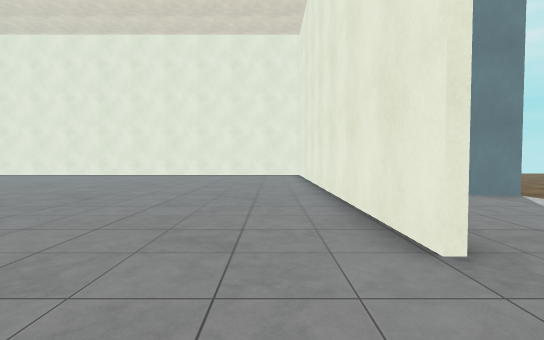
view 1 (above)

24 first-person views from a walk through a level from a Godot 3-D game. The camera is 1.4 m above the floor, tilts 2° down and sees 85° across. The floor is counted in squares, 1.76 m on a side. Each view is taken from the middle of a square. On the plan, view 1 faces up. The plan holds only what a view shows up to about 10 squares ahead; the rest is blank. The place goes on beyond the plan. Some surface patterns are stand-ins.

view 2
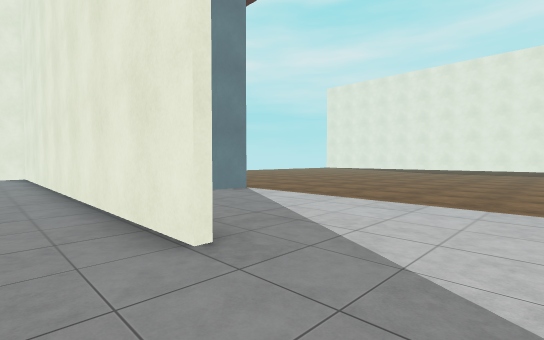

view 3
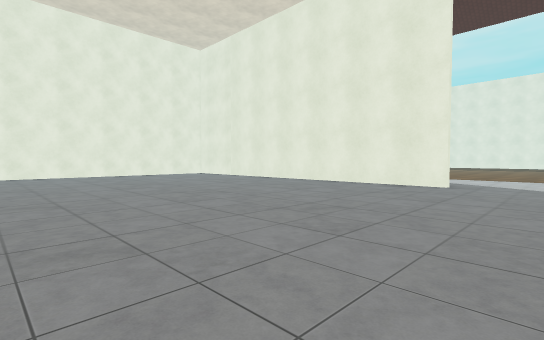

view 4
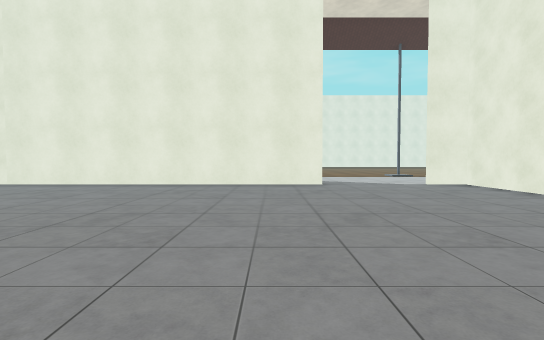

view 5
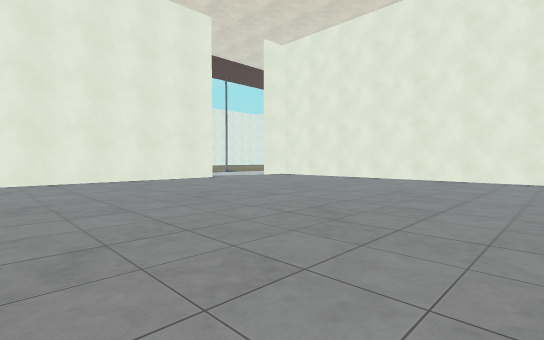

view 6
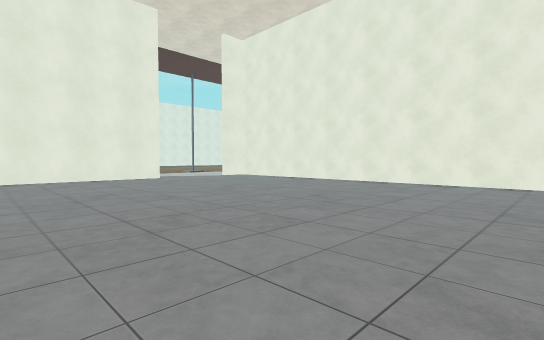

view 7
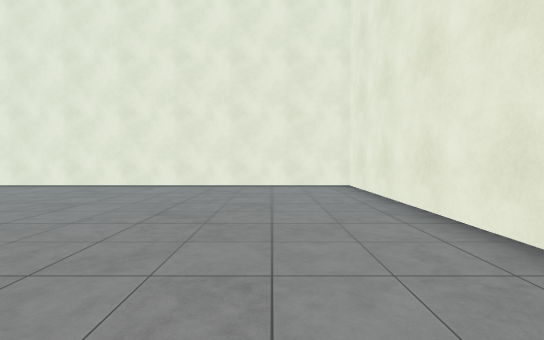

view 8
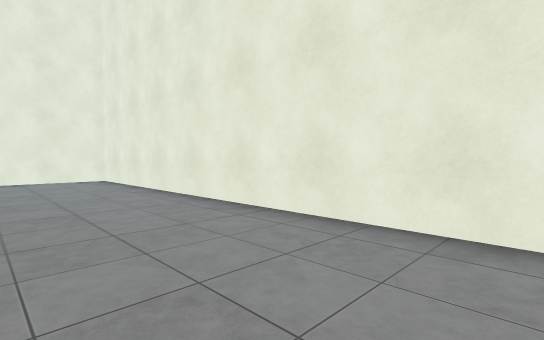

view 9
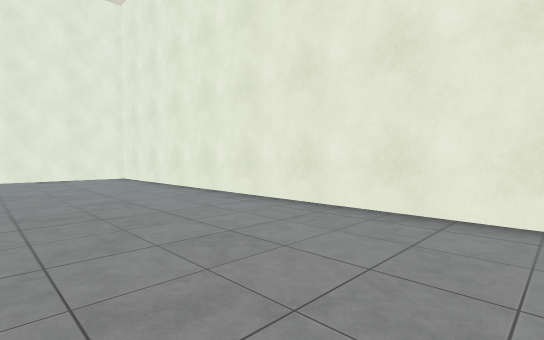

view 10
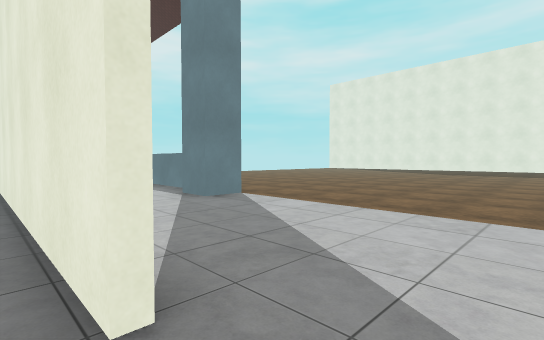

view 11
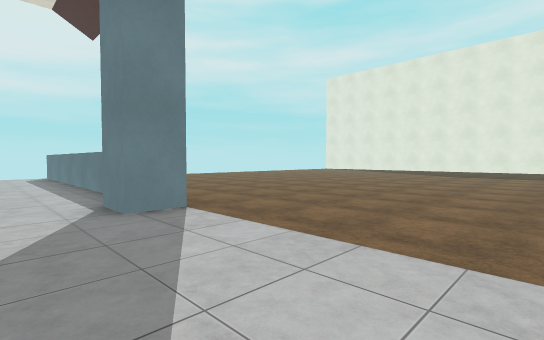

view 12
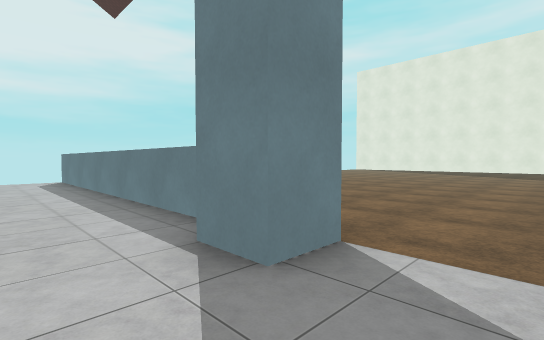

view 13
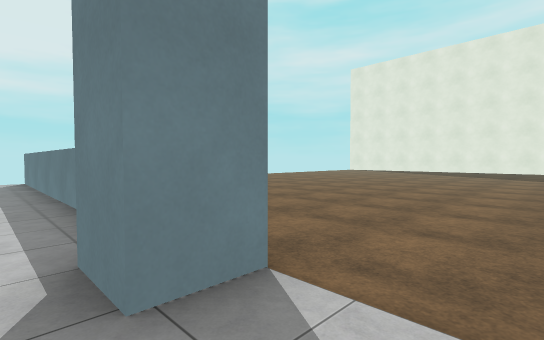

view 14
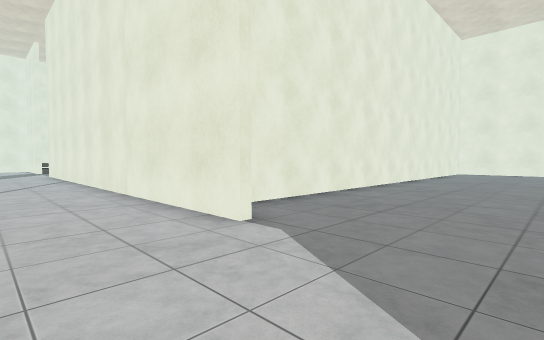

view 15
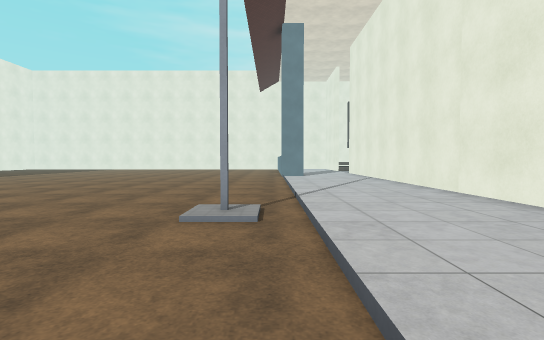

view 16
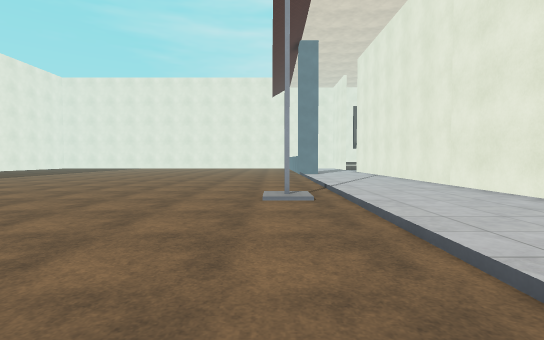

view 17
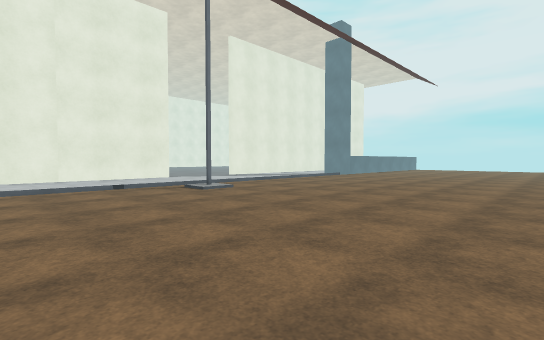

view 18
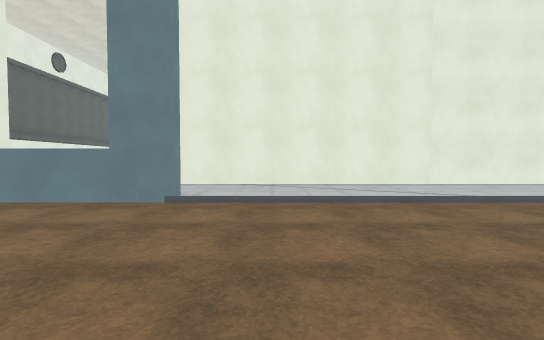

view 19
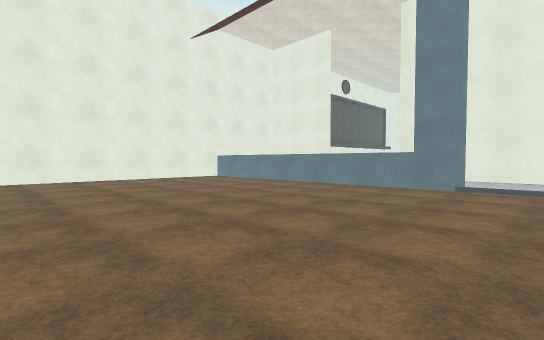

view 20
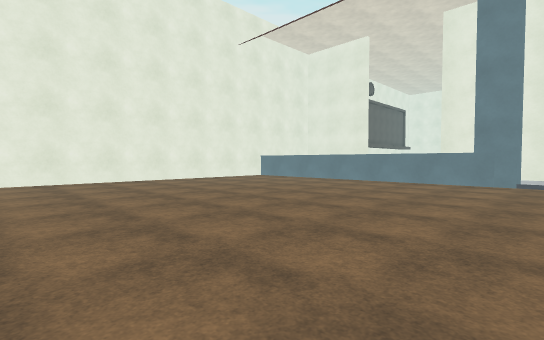

view 21
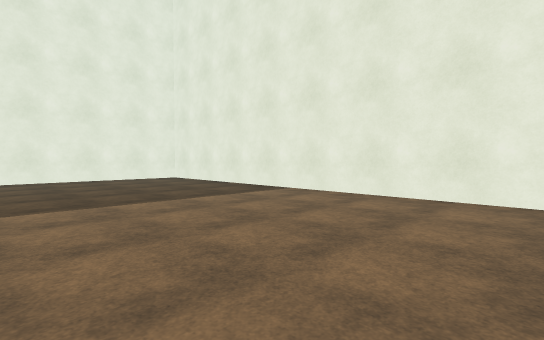

view 22
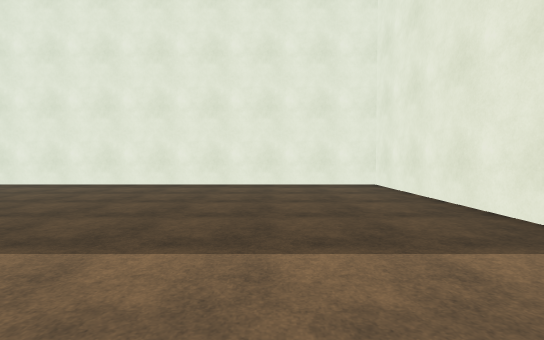

view 23
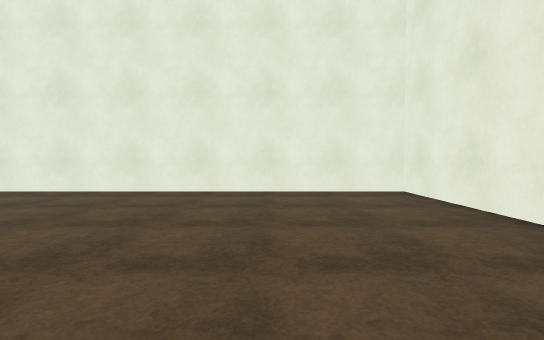

view 24
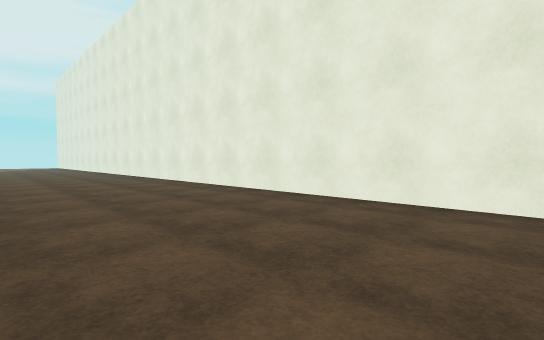

### Floor plan
Points are (right, up) in squares from view 1. A wall is a line through its corners. A room is listed if a view was taken in it or the views show most of it. See-through windows are left out.
Room 1 (views 1, 2, 3, 4, 5, 6, 7, 8, 9, 10)
walls: (1.4, 2.4) (1.4, 11.5); (-14.4, 10.9) (-14.4, -2.2) (1.4, -2.2) (1.4, -0.9)
ways out: opening at (2, 1) to room 2
Room 2 (views 11, 12, 13, 14, 15, 16, 17, 18, 19, 20, 21, 22, 23, 24)
walls: (4.5, -12) (5.5, -12) (5.5, -15.8); (1.6, -0.9) (1.6, -10.4); (5.6, 6.6) (4.5, 6.6) (4.5, 7.6); (5.1, 8.5) (5.1, 11.5); (12.1, -22.3) (25.4, -22.3) (25.4, -7.2)
ways out: opening at (2, 1) to room 1; opening at (3.5, -11.5)

Positions as (right, up) in squares from view 1, and headings:
1: (0, 0), facing up
2: (0, 0), facing up-right
3: (-8, 0), facing up-right
4: (-8, 4), facing right
5: (-10, 10), facing down-right
6: (-11, 8), facing down-right
7: (-12, 7), facing down
8: (-11, 10), facing down-left
9: (-10, 11), facing down-left
10: (1, 1), facing up-right
11: (3, 2), facing up-right
12: (3, 5), facing up-right
13: (4, 5), facing up-right
14: (4, 2), facing down-left
15: (6, 2), facing down
16: (7, 4), facing down
17: (14, -7), facing up-left
18: (11, -10), facing left
19: (14, -10), facing down-left
20: (16, -11), facing down-left
21: (13, -16), facing down-right
22: (16, -19), facing right
23: (18, -19), facing right
24: (20, -16), facing up-right
